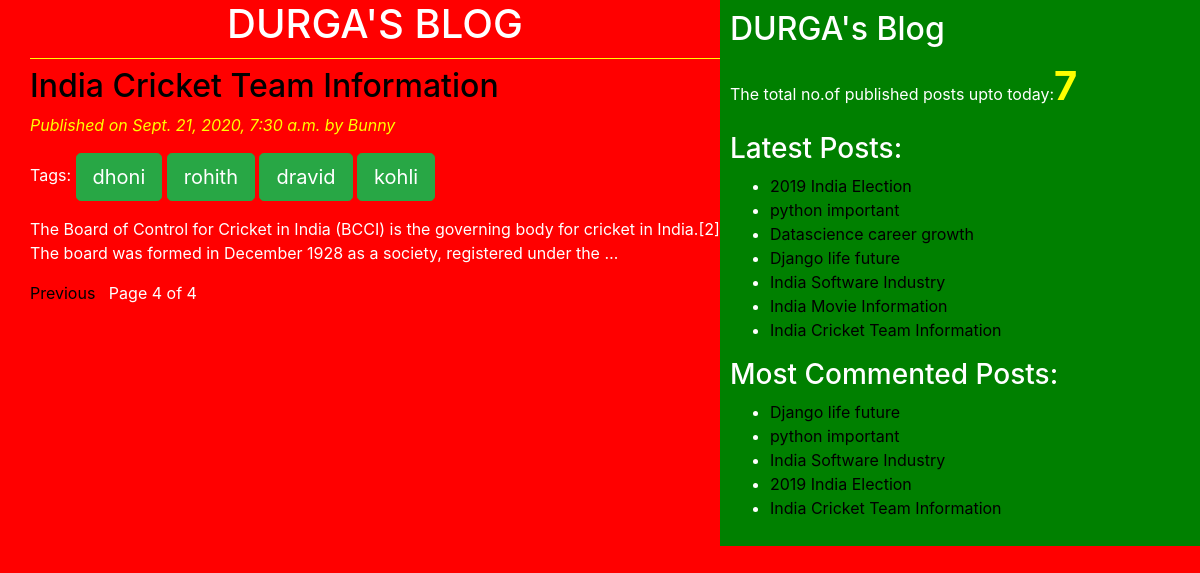
/?page=4, run on the app's committed database.
### blogapp/models.py (models this page shows, shortened)
class Post(models.Model):
    STATUS_CHOICES=(('draft','Draft'),('published','Published'))
    title=models.CharField(max_length=256)
    slug=models.SlugField(max_length=264,unique_for_date='publish')
    author=models.ForeignKey(User,on_delete=models.CASCADE)
    body=models.TextField()
    publish=models.DateTimeField(default=timezone.now)
    created=models.DateTimeField(auto_now_add=True)
    updated=models.DateTimeField(auto_now=True)
    status=models.CharField(max_length=10,choices=STATUS_CHOICES,default='draft')
    objects=CustomManager()
    tags=TaggableManager()
    class Meta:
        ordering=('-publish',)  #descending ordering
    def get_absolute_url(self):
        return reverse('post_detail',args=[self.publish.year,self.publish.strftime('%m'),self.publish.strftime('%d'),self.slug])

### blogapp/views.py (the view)
# urls.py: path('', views.post_list_view),
def post_list_view(request,tag_slug=None):
    post_list=Post.objects.all()
    tag=None
    if tag_slug:
        tag=get_object_or_404(Tag,slug=tag_slug)
        post_list=post_list.filter(tags__in=[tag])
    paginator=Paginator(post_list,2)
    page_number=request.GET.get('page')
    try:
        post_list=paginator.page(page_number)
    except PageNotAnInteger:
        post_list=paginator.page(1)
    except EmptyPage:
        post_list=paginator.page(paginator.num_pages)
    return render(request,'blogapp/post_list.html',{'post_list':post_list,'tag':tag})

### blogapp/models.py (called while the page is built)
    def get_queryset(self):
        return super().get_queryset().filter(status='published')

### blogapp/templatetags/blog_tags.py (called while the page is built)
@register.simple_tag(name='my_tag')
def total_posts():
    return Post.objects.count()

@register.inclusion_tag('blogapp/latest_posts123.html')
def show_latest_posts(count=3):
    latest_posts=Post.objects.order_by('-publish')[:count]
    return {'latest_posts':latest_posts}

@register.simple_tag
def get_most_commented_posts(count=5):
    return Post.objects.annotate(total_comments=Count('comments')).order_by('-total_comments')[:count]

### templates/blogapp/post_list.html (shortened to what this page needs)
<!DOCTYPE html>
{% extends "blogapp/base.html" %}
        {% block content_block %}
           <h1>DURGA'S BLOG</h1>
           {% for post in post_list %}
           <a href="{{post.get_absolute_url}}"><h2>{{post.title}}</h2></a>
            <p id='date' > Published on {{post.publish}} by {{post.author|title}}</p>
            <p> Tags:
              {% for tag in post.tags.all %}
                    <a href="{%url 'post_list_by_tag_name' tag.slug %}" class='btn btn-lg btn-success'  >{{tag.name}}</a>
              {% endfor %}
            </p>
              {{post.body|truncatewords:30|linebreaks}}
           {% endfor %}
            {% include 'blogapp/pagination.html' with page=post_list %}
       {% endblock %}

### templates/blogapp/base.html (shortened to what this page needs)
<!DOCTYPE html>
{% load blog_tags %}
{% load static %}
<html lang="en" dir="ltr">
  <head>
    <link rel="stylesheet" href="https://stackpath.bootstrapcdn.com/bootstrap/4.5.2/css/bootstrap.min.css">
    <link rel="stylesheet" href="{% static "css/blog2.css" %}">
  </head>
  <body>
    <div class="content">
      {% block content_block %}
      {% endblock %}
    </div>
    <div class="sidebar">
      <h2>DURGA's Blog</h2>
      <p>The total no.of published posts upto today:<span id='pcount'>{% my_tag %} </span> </p>
       <h3>Latest Posts:</h3>{% show_latest_posts 100 %}
        <h3>Most Commented Posts:</h3>
        {% get_most_commented_posts as most_commented_posts %}
        <ul>
              {% for post in most_commented_posts %}
              <li><a href="{{post.get_absolute_url}}">{{post.title}}</a></li>
              {% endfor %}
        </ul>
    </div>
  </body>
</html>

### templates/blogapp/latest_posts123.html
<ul>
  {% for post in latest_posts %}
  <li><a href="{{post.get_absolute_url}}">{{post.title}}</a>
</li>
  {% endfor %}
</ul>

### static/css/blog2.css (style rules this page uses)
.content { width: 60% ; float: left; padding: 0 0 0 30px; height: 100%; }
.sidebar { width: 40%; float: right; padding: 10px; background: green; height: 100%; }
h1 { text-align: center; border-bottom: 1px solid yellow; padding-bottom: 10px; }
body { color: white; background: red; }
#date { color: yellow; font-style: italic; }
a { color: black; }
#pcount { font-size: 40px; color: yellow; font-weight: bold; }

### data on the page
Post: title "India Cricket Team Information", publish "Sept. 21, 2020, 7:30 a.m.", author "Bunny", body "The Board of Control for Cricket in India (BCCI) is the governing body for cricket in India.[2] The board was formed in December 1928 as a society, registered under the …"
Tag: name "dhoni"
Tag: name "rohith"
Tag: name "dravid"
Tag: name "kohli"
Post: title "2019 India Election"
Post: title "python important"
Post: title "Datascience career growth"
Post: title "Django life future"
Post: title "India Software Industry"
Post: title "India Movie Information"

### other printed values
{{ page.number }} "4"
{{ page.paginator.num_pages }} "4"
